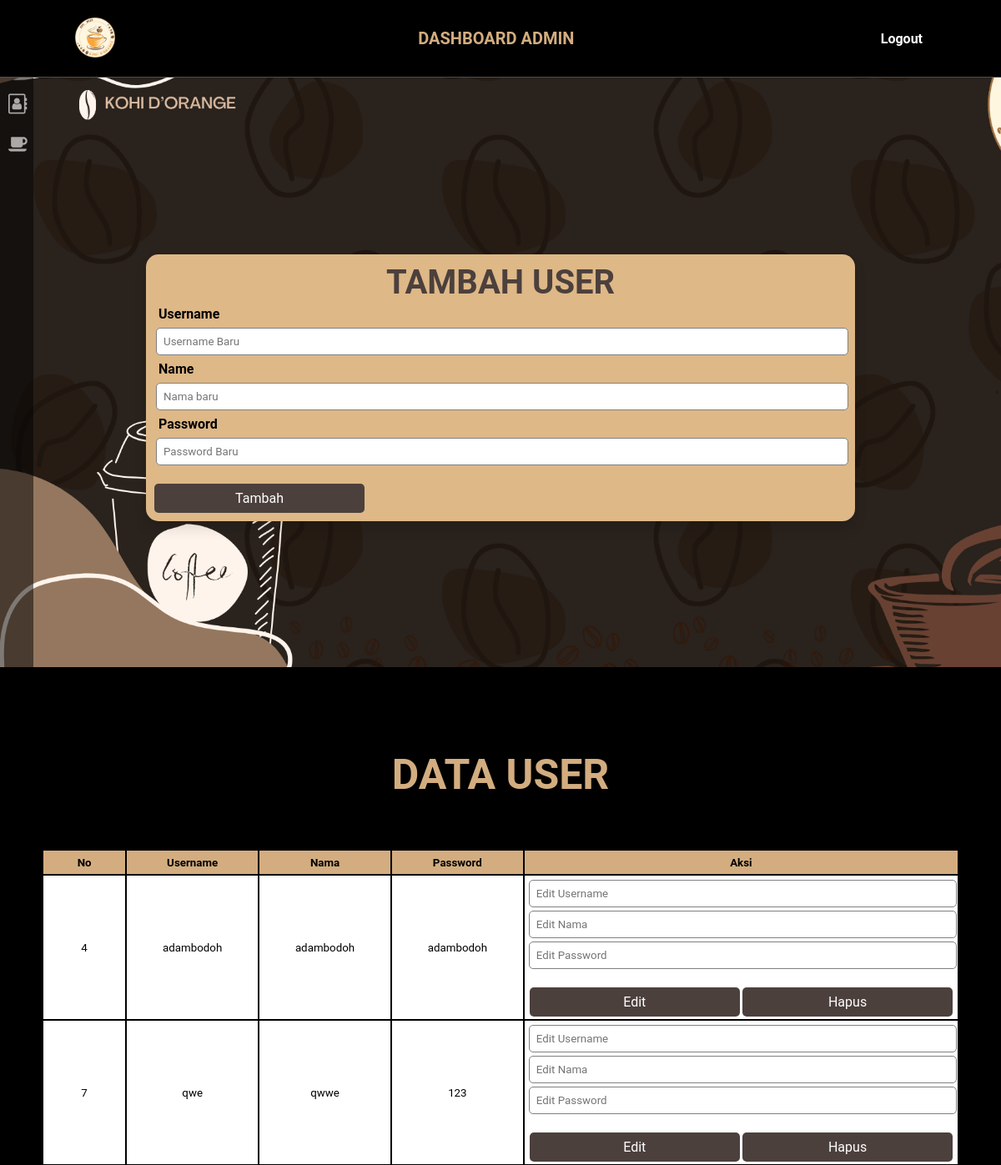
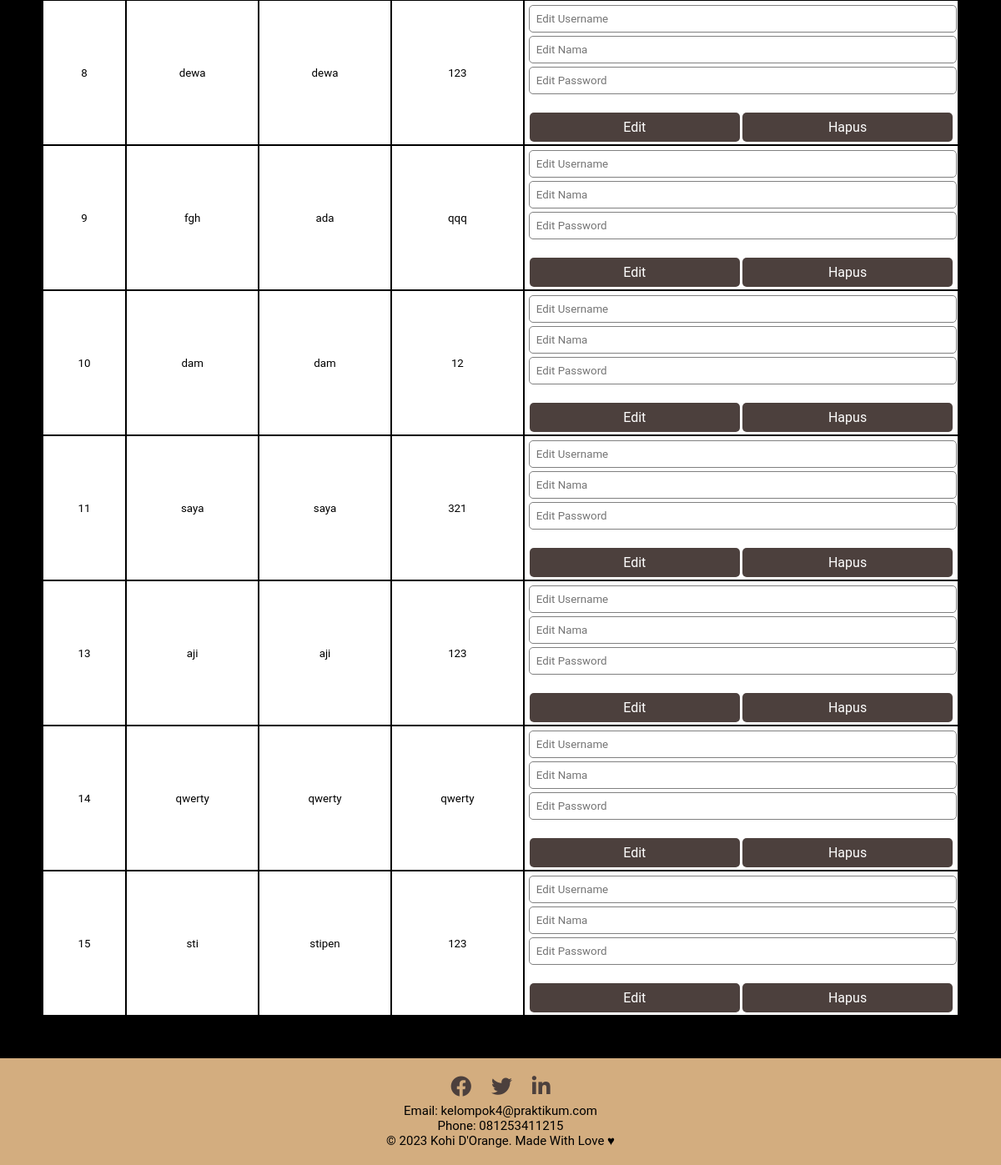
Screenshot of /Pages/dashboardadmin.php (signed in) with the database file from the repository (2 pictures, top to bottom).
### tables this page shows
CREATE TABLE `registrasi` (
  `id` int(11) NOT NULL,
  `username` varchar(100) NOT NULL,
  `name` varchar(100) NOT NULL,
  `password` varchar(25) NOT NULL
);

### Pages/dashboardadmin.php (the view, shortened to what this page needs)
<!DOCTYPE html>
<html lang="en">
<head>
	<link rel="stylesheet" type="text/css" href="../css/admin.css">
    <link rel="stylesheet" type="text/css" href="../css/sidebar.css">
	<link rel="stylesheet" type="text/css" href="../css/footer.css">
	<link rel="stylesheet" href="https://cdnjs.cloudflare.com/ajax/libs/font-awesome/5.14.0/css/all.min.css" />
    <link rel="stylesheet" href="https://cdnjs.cloudflare.com/ajax/libs/font-awesome/6.0.0/css/all.min.css">
    <link rel="stylesheet" href="https://cdnjs.cloudflare.com/ajax/libs/font-awesome/4.7.0/css/font-awesome.min.css">
</head>
<header class="header">
    <div class="logo">
        <img src="../images/logo.png" alt="">
    </div>
    <nav class="dasmin-center">
        <h1>DASHBOARD ADMIN</h1>
    </nav>
    <nav class="navbar">
        <a href="logout.php"><strong>Logout</strong></a>
    </nav>
</header>
<body>
<nav class="sidebar">
        <ul>
            <li class="item">
                <a href="dashboardadmin.php">
					<i class="fa fa-address-book-o icon" style="font-size: 24px;"></i>
				</a>
            </li>
			<li class="item">
                <a href="dashboardmenu.php">
					<i class="fa fa-coffee icon" style="font-size: 22px;"></i>
				</a>
            </li>
        </ul>
    </nav>
<div class="container">
    <section class="tambah">
        <div class="content">
            <h2>Tambah User</h2>
            <form method="post" action="admin.php">
                <label for="new_username">Username</label>
                <input type="text" name="new_username" placeholder="Username Baru" id="new_username" required>
                <label for="new_name">Name</label>
                <input type="text" name="new_name" placeholder="Nama baru" id="new_name" required>
                <label for="new_password">Password</label>
                <input type="password" name="new_password" placeholder="Password Baru" id="new_password" required>
                <button type="submit" name="submit">Tambah</button>
            </form>
        </div>
    </section>
</div>
    <div class="contable">
    <h3>Data User</h3>
    <table border="2" align="center">
        <tr>
            <th>No</th>
            <th>Username</th>
            <th>Nama</th>
            <th>Password</th>
            <th>Aksi</th>
        </tr>
        <?php
        include 'koneksi.php';
        $query = "SELECT * FROM registrasi";
        $result = $conn->query($query);
        while ($row = $result->fetch_assoc()) {
            if ($row['username'] === 'admin' && $row['password'] === 'admin') {
                continue;
            } else {
            echo "<tr>";
            echo "<td>" . $row['id'] . "</td>";
            echo "<td>" . $row['username'] . "</td>";
            echo "<td>" . $row['name'] . "</td>";
            echo "<td>" . $row['password'] . "</td>";
            echo '<td>
                    <form method="post" action="admin.php">
                        <input type="hidden" name="user_id" value="'. $row['id'] . '">
                        <input type="text" name="new_username" placeholder="Edit Username" required>
                        <input type="text" name="new_name" placeholder="Edit Nama" required>
                        <input type="password" name="new_password" placeholder="Edit Password"required>
                        <button type="submit" name="update">Edit</button>
                        <button type="submit" name="delete">Hapus</button>
                    </form>
                </td>';
            echo "</tr>";
        }
    }
        ?>
    </table>
    </div>
</body>
<?php include 'footer.php'; ?>
</html>

### Pages/footer.php
<footer>
    <div class="social-icons">
        <a href="https://facebook.com" target="_blank"><i class="fab fa-facebook"></i></a>
        <a href="https://twitter.com" target="_blank"><i class="fab fa-twitter"></i></a>
        <a href="https://linkedin.com" target="_blank"><i class="fab fa-linkedin"></i></a>
        <p>Email: kelompok4@praktikum.com</p>
        <p>Phone: 081253411215</p>
        <p>&copy; 2023 Kohi D'Orange. Made With Love ♥</p>
    </div>
</footer>

### css/admin.css (style rules this page uses)
:root { --main-color: #d3ad7f; --black:#13131a; --bg:black; --cf:#4c403d; --border:.1rem solid rgba(255,255,255,.3); }
* { font-family: 'Roboto', sans-serif; margin: 0; padding: 0; box-sizing: border-box; outline: none; border: none; text-decoration: none; transition: .2s linear; }
html { font-size: 62.5%; overflow-x: hidden; scroll-padding-top: 9rem; scroll-behavior: smooth; }
body { background: black; align-items: center; justify-content: center; }
section { padding:2rem 7%; align-items: center; }
button { border: none; outline: none; padding: 8px; width: 252px; color: white; font-size: 16px; cursor: pointer; margin-top: 20px; border-radius: 5px; background: var(--cf); }
.header { background: var(--bg); display: flex; align-items: center; justify-content: space-between; padding: 1.5rem 7%; border-bottom: var(--border); position: fixed; top: 0; left: 0; right: 0; z-index: 1000; }
.header .logo img { height: 6rem; }
.header .dasmin-center h1 { font-size: 20px; text-align: center; color: var(--main-color); }
.header .navbar a { margin: 0 1rem; font-size: 1.6rem; color: #fff; }
.tambah { align-items: center; align-content: space-between; justify-content: space-around; min-height: 100vh; display: flex; padding-top: 150px; background: url(../images/a.png) no-repeat; background-size: cover; }
.tambah .content { margin: 20px; padding: 10px; align-content: space-between; justify-content: space-around; flex-wrap: nowrap; width: 100%; height: max-content; max-width: 850px; background: burlywood; border-radius: 15px; box-shadow: 0 10px 15px rgba(0, 0, 0, 0.1); }
.tambah .content h2 { font-size: 40px; text-transform: uppercase; color: var(--cf); text-align: center; }
.tambah form label { display: block; font-size: 16px; font-weight: 600; padding: 5px; }
.tambah form { justify-content: center; align-items: center; }
table { font-size: 10pt; border-collapse: collapse; width: 100%; border: 2px solid black; margin-top: 20px; }
td { padding: 3px; height: 5px; border: 2px solid black; text-align: center; background-color: white; }
th { background-color: var(--main-color); color: black; height: 30px; width: 50px; border: 2px solid black; }
h3 { padding-top: 50px; padding-bottom: 40px; font-size: 50px; text-align: center; color: var(--main-color); text-transform: uppercase; }
.container { align-items: center; justify-content: center; }
input { width: 100%; margin: 2px; border: none; outline: none; padding: 8px; border-radius: 5px; border: 1px solid gray; background: white; }
.contable { align-items: center; display: block; padding: 50px; }

### css/sidebar.css (style rules this page uses)
:root { --sidebar-width: 200px; --sidebar-secondary-color: burlywood; --icon-width: 50px; --icon-padding: 10px; --icon-font-size: 20px; }
*, *::before, *::after { margin:0; padding:0; box-sizing: border-box; }
body { height: 100vh; }
nav { user-select: none; -moz-user-select: none; -webkit-user-select: none; }
nav > ul, nav > ul > li { outline:0; }
li > a { text-decoration: none; color: inherit; }
.sidebar { padding-top: 100px; position: fixed; z-index: 100; background: rgba(0,0,0,.5); width: calc(var(--icon-font-size) + var(--icon-padding) * 2); height: 100vh; overflow: hidden; transition: width .05s linear; }
.item a { display: flex; flex-direction: row; gap: 10px; align-items: center; color:white; opacity:.8; transition: all .1s linear; }
.item a * { color:inherit; opacity:inherit; }
.icon { width: var(--icon-width); padding: var(--icon-padding); font-size: var(--icon-font-size); }

### css/footer.css (style rules this page uses)
footer { background-color: var(--main-color); padding: 20px; text-align: center; font-size: 15px; }
.social-icons a { display: inline-block; margin: 0 10px; font-size: 25px; padding-bottom: 5px; color: var(--cf); }

### rows the page displays
registrasi: id "4", username "adambodoh", name "adambodoh", password "adambodoh"
registrasi: id "7", username "qwe", name "qwwe", password "123"
registrasi: id "8", username "dewa", name "dewa", password "123"
registrasi: id "9", username "fgh", name "ada", password "qqq"
registrasi: id "10", username "dam", name "dam", password "12"
registrasi: id "11", username "saya", name "saya", password "321"
registrasi: id "13", username "aji", name "aji", password "123"
registrasi: id "14", username "qwerty", name "qwerty", password "qwerty"
registrasi: id "15", username "sti", name "stipen", password "123"
